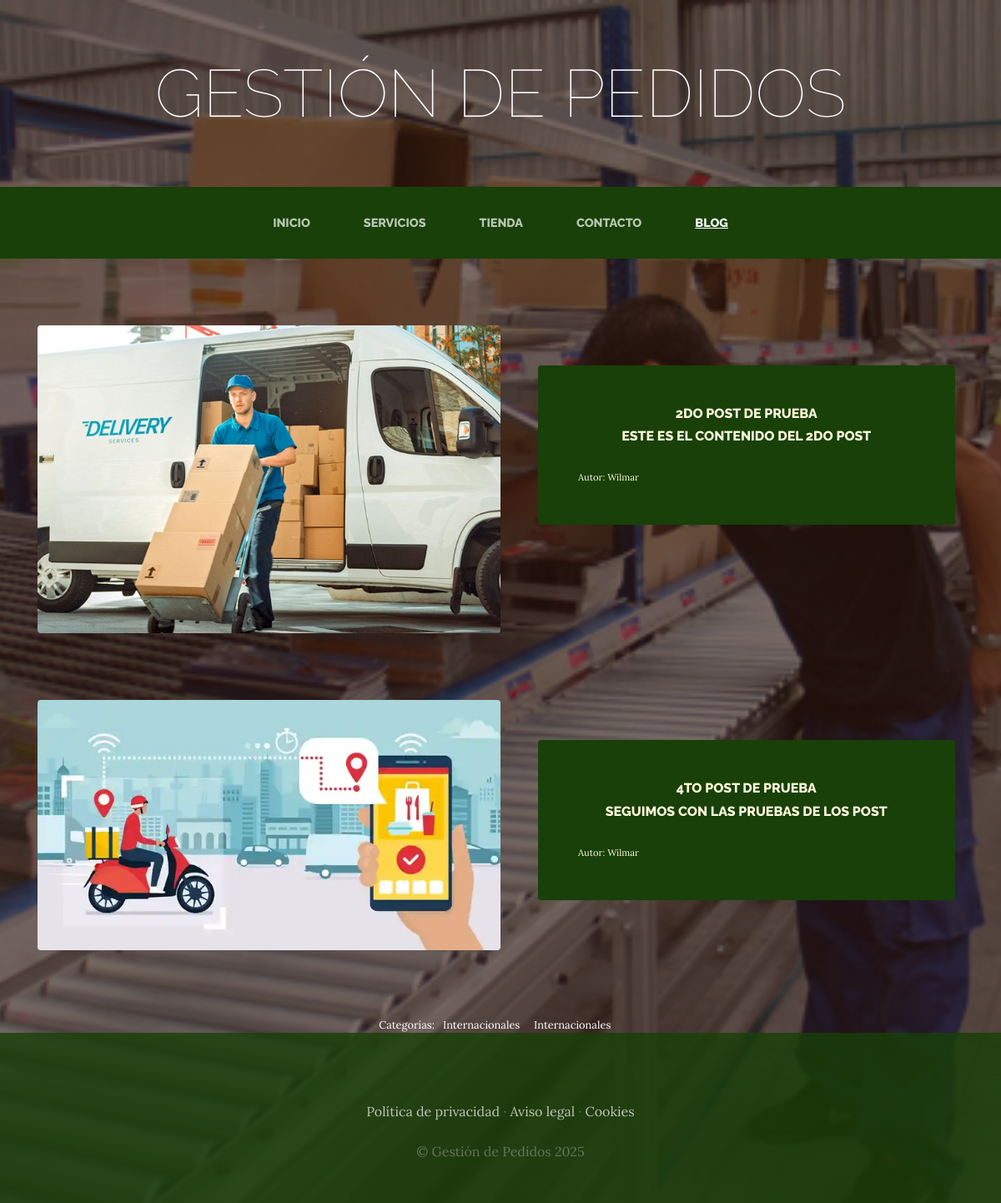
Screenshot of /blog/categoria/2/ with the database file from the repository.
### BlogApp/models.py (models this page shows, shortened)
class Post(models.Model):
    titulo = models.CharField(max_length=50)
    contenido = models.CharField(max_length=500)
    imagen = models.ImageField(upload_to='BlogApp', null=True, blank=True)
    autor = models.ForeignKey(User, on_delete=models.CASCADE)
    categoria = models.ManyToManyField(Categorias)
    created = models.DateTimeField(auto_now_add=True)
    updated = models.DateTimeField(auto_now_add=True)
    class Meta():
        verbose_name = 'Post'
        verbose_name_plural = 'Posts'

class Categorias(models.Model):
    nombre = models.CharField(max_length=50)
    created = models.DateTimeField(auto_now_add=True)
    updated = models.DateTimeField(auto_now_add=True)
    class Meta():
        verbose_name = 'Categoria'
        verbose_name_plural = 'Categorias'

### BlogApp/views.py (the view)
# urls.py: path('/categoria/<int:categoria_id>/', views.categoria, name="categoria"),
def categoria(request, categoria_id):
    categoria = Categorias.objects.get(id=categoria_id)
    posts = Post.objects.filter(categoria=categoria)
    return render(request, "blog/categoria.html", {"categoria": categoria, "posts": posts})

### BlogApp/templates/blog/categoria.html (shortened to what this page needs)
<html lang="es">
<head>
</head>
<body>
{% extends 'SitioWebApp/base.html' %}
{% load static %}
{% block content %}
<div>
    {% for post in posts %}
        <section class="page-section clearfix">
            <div class="container">
                <div class="intro">
                    <img class="intro-img img-fluid mb-3 mb-lg-0 rounded" src= "{{post.imagen.url}}" alt="" style="width: 50%;">
                    <div class="intro-text left-0 text-center bg-faded p-5 rounded">
                        <h2 class="section-heading mb-4" >
                            <span class="section-heading-upper">{{post.titulo}}</span>
                            <span class="section-heading-upper">{{post.contenido}}</span>
                        </h2>
                        <div style="text-align: left; font-size: 0.7em;">Autor: {{post.autor}}</div>
                    </div>
                </div>
            </div>
        </section>
    {% endfor %}
    <section>
        <div style="width: 75%; margin: auto; font-size: 0.8em; text-align: center; color: white;">
            Categorías: &nbsp;
            {% for post in posts %}
                {% for categoria in post.categoria.all %}
                    {{categoria.nombre}} &nbsp;&nbsp;&nbsp;
                {% endfor %}
            {% endfor %}
        </div>
    </section>
</div>
{% endblock %}

### SitioWebApp/static/SitioWebApp/css/gestion.css (style rules this page uses)
body { font-family: 'Lora'; background: linear-gradient(rgba(47, 23, 15, 0.65), rgba(47, 23, 15, 0.65)), url("../img/bg_main.jpg"); background-attachment: fixed; background-position: center; background-size: cover; }
h1, h2, h3, h4, h5, h6 { font-family: 'Raleway'; }
.page-section { margin-top: 5rem; margin-bottom: 5rem; }
.section-heading { text-transform: uppercase; }
.section-heading .section-heading-upper { display: block; font-size: 1rem; font-weight: 800; padding-bottom:.5rem; }
.bg-faded { background-color: rgba(255, 255, 255, 0.85); }
.intro { position: relative; }
@media (min-width: 992px) { .intro .intro-img { width: 75%; float: left; } }
@media (min-width: 992px) { .intro .intro-text { left: 600; width: 60%; margin-top: 3rem; background-color: rgba(24, 64, 8); color: cornsilk; position: absolute; } }
@media (min-width: 1200px) { .intro .intro-text { width: 45%; } }

### rows the page displays
Post: imagen (picture), titulo "2DO POST DE PRUEBA", contenido "ESTE ES EL CONTENIDO DEL 2DO POST", autor "Wilmar"
Post: imagen (picture), titulo "4TO POST DE PRUEBA", contenido "SEGUIMOS CON LAS PRUEBAS DE LOS POST", autor "Wilmar"
Categorias: nombre "Internacionales"
